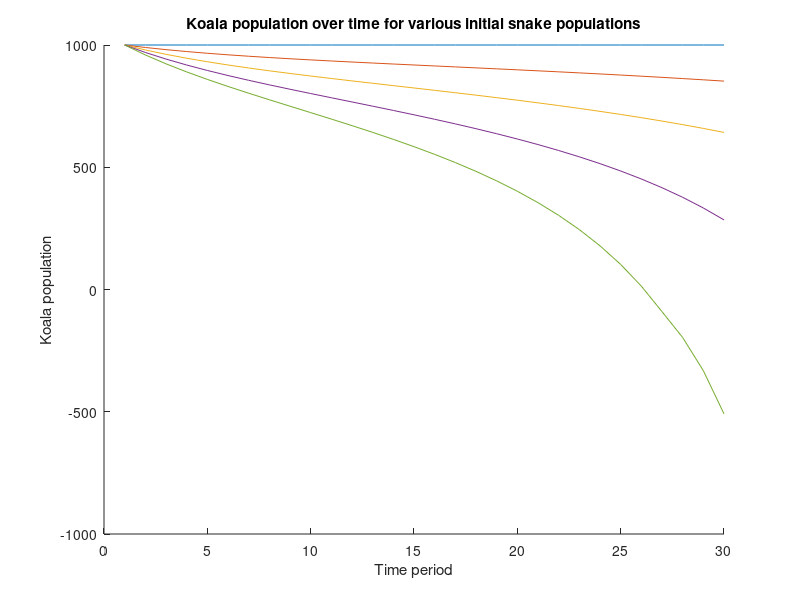

This figure's MATLAB source: (Note: this script raises an error after producing the figure.)
% Number of time periods
T = 30;

% This is where mu goes
mu = 0.16;
mu_s = (1/8)*(1/4);

% This is where the carrying capacity K goes
K = 1000;

N_0 = 1000;
% Vector of initial conditions
inits = [0, 1, 2, 3, 4];
% inits = [2000];
hold on
for S_0 = inits

    % Initialize vector for T time periods.
    N = zeros([T 1]);
    S = zeros([T 1]);
    % Set initial population
    N(1) = N_0;
    S(1) = S_0;
    % Iterate over time periods, calculating the new population
    % at time i
    for i = 2:T
       K_s = N(i-1)/12;
       S(i) = S(i-1) + mu_s*S(i-1)*(1 - S(i-1)/K_s);
       N_temp = N(i-1)- 12*S(i-1);
       N(i) = N_temp + mu*N_temp*(1 - N_temp/K);
    end

    plot(N)
end

xlabel('Time period')
ylabel('Koala population')
title('Koala population over time for various initial snake populations')
legend(string(inits), 'Location', 'best')
saveas(gcf, './PS4_F7', 'png');
disp('simulation complete!')
hold off